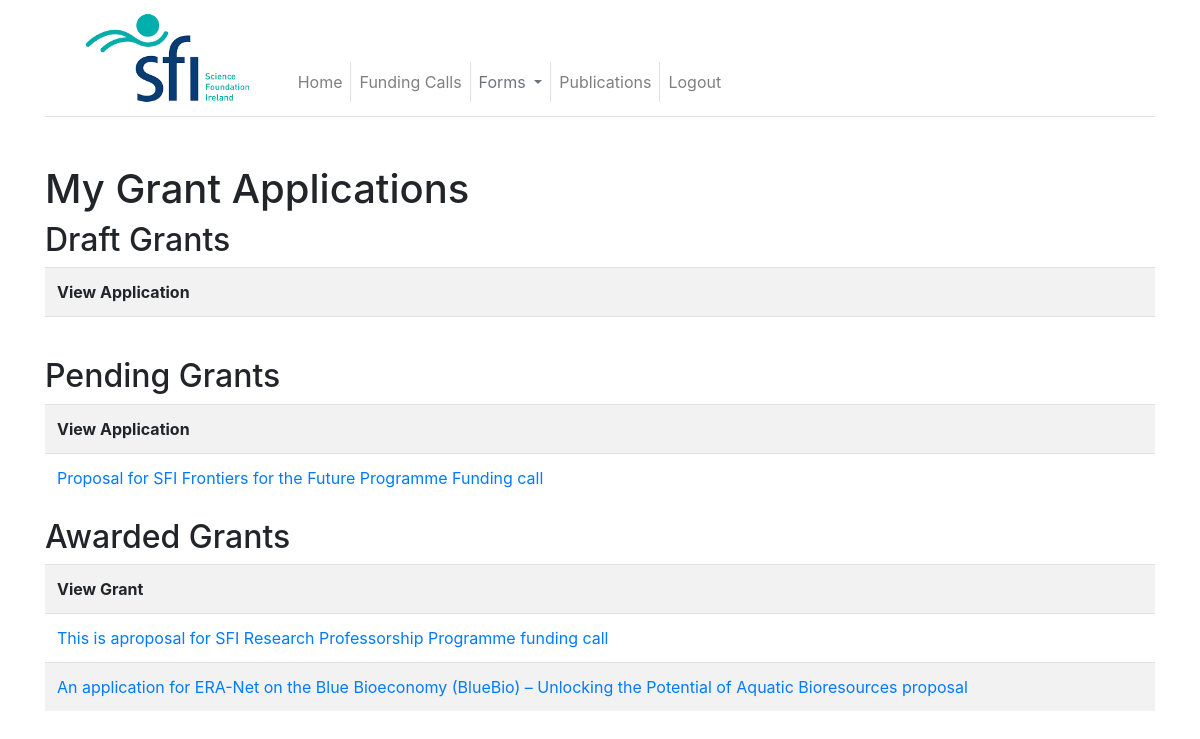
The page /applications (signed in) on the database its author committed.
### app/models.py (models this page shows, shortened)
class GrantApplications(db.Model):
    id = db.Column(db.Integer, primary_key=True)
    user_id = db.Column(db.Integer, db.ForeignKey("user.id"))
    call_id = db.Column(db.Integer, db.ForeignKey("funding_call.id"))
    title = db.Column(db.Text)
    duration = db.Column(db.Text)
    nrp = db.Column(db.Text)
    ethical_q1 = db.Column(db.String)
    ethical_q2 = db.Column(db.String)
    country = db.Column(db.Text)
    coapps = db.Column(db.Text)
    collabs = db.Column(db.Text)
    legal_align = db.Column(db.Text)
    sci_abstract = db.Column(db.Text)
    lay_abstract = db.Column(db.Text)
    is_draft = db.Column(db.Boolean, default=False)
    is_pending = db.Column(db.Boolean, default=False)
    is_awarded = db.Column(db.Boolean,default=False)
    attachment = db.relationship("GrantApplicationAttachment")

class Grants(db.Model):
    id = db.Column(db.Integer, primary_key=True)
    call_id = db.Column(db.Integer, db.ForeignKey("funding_call.id"))
    application_id = db.Column(db.Integer, db.ForeignKey("grant_applications.id"))
    title = db.Column(db.Text)
    duration = db.Column(db.Text)

### app/routes.py (the view)
@app.route("/applications")
def view_applications():
    draft = GrantApplications.query.filter_by(user_id=current_user.id, is_draft=1).all()
    pending = GrantApplications.query.filter_by(user_id=current_user.id, is_pending=1).all()
    g = Collaborators.query.filter_by(user_id=current_user.id).all()
    grant_ids = []
    for a in g:
        grant_ids.append(a.grant_id)
    awarded = []
    for grant in grant_ids:
        q = Grants.query.filter_by(id=grant).first()
        if grant is not None and q is not None:
            awarded.append(q)
    return render_template("view_applications.html", title="MyGrants", draft=draft, pending=pending, awarded=awarded)

### app/models.py (called while the page is built)
@login.user_loader
def load_user(id):
    return User.query.get(int(id))

### app/routes.py (called while the page is built)
@app.before_request
def before_request():
    if current_user.is_authenticated:
        current_user.last_seen = datetime.utcnow()
        db.session.commit()

### app/templates/view_applications.html (shortened to what this page needs)
{% extends "base.html" %}
{% block content %}
    <h1>My Grant Applications</h1>
    <h2>Draft Grants</h2>
    <table class="table table-striped table-hover">
        <tr>
            <th>View Application</th>
        </tr>
        {% for d in draft %}
        <tr>
            <td>
            </td>
        </tr>
        {% endfor %}
    </table>
    <h2>Pending Grants</h2>
    <table class="table table-striped table-hover">
        <tr>
            <th>View Application</th>
        </tr>
    {% for p in pending %}
        <tr>
            <td>
            <a href="{{ url_for('view_application', grant_id=p.id) }}">{{ p.title }}</a>
            </td>
        </tr>
    {% endfor %}
    </table>
    <h2>Awarded Grants</h2>
    <table class="table table-striped table-hover">
        <tr>
            <th>View Grant</th>
        </tr>
    {% for award in awarded %}
        <tr>
            <td>
            <a href="{{ url_for('view_grant', id=award.id) }}">{{ award.title }}</a>
            </td>
        </tr>
    {% endfor %}
    </table>
{% endblock %}

### rows shown on the page
GrantApplications: title "Proposal for SFI Frontiers for the Future Programme Funding call"
Grants: title "This is aproposal for SFI Research Professorship Programme funding call"
Grants: title "An application for ERA-Net on the Blue Bioeconomy (BlueBio) – Unlocking the Potential of Aquatic Bioresources proposal"
